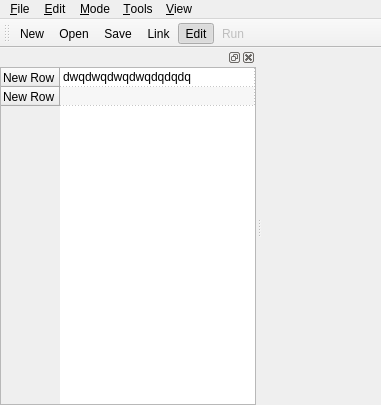
<?xml version="1.0" encoding="UTF-8"?>
<ui version="4.0">
 <class>GeddeiNiteBase</class>
 <widget class="QMainWindow" name="GeddeiNiteBase">
  <property name="geometry">
   <rect>
    <x>0</x>
    <y>0</y>
    <width>381</width>
    <height>405</height>
   </rect>
  </property>
  <property name="windowTitle">
   <string>Geddei Nite</string>
  </property>
  <widget class="QWidget" name="widget">
   <layout class="QGridLayout">
    <property name="margin">
     <number>0</number>
    </property>
    <item row="0" column="0">
     <widget class="BobsView" name="theView" native="true">
      <property name="acceptDrops">
       <bool>true</bool>
      </property>
     </widget>
    </item>
   </layout>
  </widget>
  <widget class="QMenuBar" name="MenuBar">
   <property name="geometry">
    <rect>
     <x>0</x>
     <y>0</y>
     <width>381</width>
     <height>23</height>
    </rect>
   </property>
   <widget class="QMenu" name="fileMenu">
    <property name="title">
     <string>&amp;File</string>
    </property>
    <addaction name="fileNew"/>
    <addaction name="fileOpen"/>
    <addaction name="fileSave"/>
    <addaction name="fileSaveAs"/>
    <addaction name="separator"/>
    <addaction name="filePrint"/>
    <addaction name="separator"/>
    <addaction name="fileExit"/>
   </widget>
   <widget class="QMenu" name="editMenu">
    <property name="title">
     <string>&amp;Edit</string>
    </property>
    <addaction name="editUndo"/>
    <addaction name="editRedo"/>
    <addaction name="separator"/>
    <addaction name="editCut"/>
    <addaction name="editCopy"/>
    <addaction name="editPaste"/>
    <addaction name="editRemove"/>
    <addaction name="separator"/>
    <addaction name="editFind"/>
    <addaction name="separator"/>
    <addaction name="editPreferences"/>
   </widget>
   <widget class="QMenu" name="modeMenu">
    <property name="title">
     <string>&amp;Mode</string>
    </property>
    <addaction name="modeStop"/>
    <addaction name="modeMakeLink"/>
    <addaction name="modeRun"/>
    <addaction name="modeDistribute"/>
    <addaction name="separator"/>
    <addaction name="modeTest"/>
    <addaction name="modeTestRun"/>
   </widget>
   <widget class="QMenu" name="toolsMenu">
    <property name="title">
     <string>&amp;Tools</string>
    </property>
    <addaction name="toolsDeployPlayer"/>
   </widget>
   <widget class="QMenu" name="viewMenu">
    <property name="title">
     <string>&amp;View</string>
    </property>
    <addaction name="viewSnapToGrid"/>
   </widget>
   <addaction name="fileMenu"/>
   <addaction name="editMenu"/>
   <addaction name="modeMenu"/>
   <addaction name="toolsMenu"/>
   <addaction name="viewMenu"/>
  </widget>
  <widget class="QToolBar" name="toolBar">
   <property name="windowTitle">
    <string>toolBar</string>
   </property>
   <property name="toolButtonStyle">
    <enum>Qt::ToolButtonTextOnly</enum>
   </property>
   <attribute name="toolBarArea">
    <enum>TopToolBarArea</enum>
   </attribute>
   <attribute name="toolBarBreak">
    <bool>false</bool>
   </attribute>
   <addaction name="fileNew"/>
   <addaction name="fileOpen"/>
   <addaction name="fileSave"/>
   <addaction name="modeMakeLink"/>
   <addaction name="modeStop"/>
   <addaction name="modeRun"/>
  </widget>
  <widget class="QDockWidget" name="theDockProperties">
   <attribute name="dockWidgetArea">
    <number>1</number>
   </attribute>
   <widget class="QWidget" name="dockWidgetContents">
    <layout class="QHBoxLayout" name="horizontalLayout">
     <property name="margin">
      <number>0</number>
     </property>
     <item>
      <widget class="QTableWidget" name="theProperties">
       <property name="alternatingRowColors">
        <bool>true</bool>
       </property>
       <property name="gridStyle">
        <enum>Qt::DotLine</enum>
       </property>
       <property name="cornerButtonEnabled">
        <bool>false</bool>
       </property>
       <property name="rowCount">
        <number>2</number>
       </property>
       <property name="columnCount">
        <number>1</number>
       </property>
       <attribute name="horizontalHeaderVisible">
        <bool>false</bool>
       </attribute>
       <attribute name="horizontalHeaderDefaultSectionSize">
        <number>100</number>
       </attribute>
       <attribute name="horizontalHeaderMinimumSectionSize">
        <number>100</number>
       </attribute>
       <attribute name="horizontalHeaderStretchLastSection">
        <bool>true</bool>
       </attribute>
       <attribute name="verticalHeaderDefaultSectionSize">
        <number>19</number>
       </attribute>
       <attribute name="verticalHeaderMinimumSectionSize">
        <number>19</number>
       </attribute>
       <attribute name="horizontalHeaderStretchLastSection">
        <bool>true</bool>
       </attribute>
       <attribute name="horizontalHeaderVisible">
        <bool>false</bool>
       </attribute>
       <attribute name="horizontalHeaderMinimumSectionSize">
        <number>100</number>
       </attribute>
       <attribute name="horizontalHeaderDefaultSectionSize">
        <number>100</number>
       </attribute>
       <row>
        <property name="text">
         <string>New Row</string>
        </property>
       </row>
       <row>
        <property name="text">
         <string>New Row</string>
        </property>
       </row>
       <column>
        <property name="text">
         <string>New Column</string>
        </property>
       </column>
       <item row="0" column="0">
        <property name="text">
         <string>dwqdwqdwqdwqdqdqdq</string>
        </property>
       </item>
      </widget>
     </item>
    </layout>
   </widget>
  </widget>
  <action name="fileNew">
   <property name="icon">
    <iconset>
     <normaloff>image1</normaloff>image1</iconset>
   </property>
   <property name="text">
    <string>&amp;New</string>
   </property>
   <property name="iconText">
    <string>New</string>
   </property>
   <property name="shortcut">
    <string>Ctrl+N</string>
   </property>
   <property name="name" stdset="0">
    <cstring>fileNewAction</cstring>
   </property>
  </action>
  <action name="fileOpen">
   <property name="icon">
    <iconset>
     <normaloff>image2</normaloff>image2</iconset>
   </property>
   <property name="text">
    <string>&amp;Open...</string>
   </property>
   <property name="iconText">
    <string>Open</string>
   </property>
   <property name="shortcut">
    <string>Ctrl+O</string>
   </property>
   <property name="name" stdset="0">
    <cstring>fileOpenAction</cstring>
   </property>
  </action>
  <action name="fileSave">
   <property name="icon">
    <iconset>
     <normaloff>image3</normaloff>image3</iconset>
   </property>
   <property name="text">
    <string>&amp;Save</string>
   </property>
   <property name="iconText">
    <string>Save</string>
   </property>
   <property name="shortcut">
    <string>Ctrl+S</string>
   </property>
   <property name="name" stdset="0">
    <cstring>fileSaveAction</cstring>
   </property>
  </action>
  <action name="fileSaveAs">
   <property name="icon">
    <iconset>
     <normaloff>image4</normaloff>image4</iconset>
   </property>
   <property name="text">
    <string>Save &amp;As...</string>
   </property>
   <property name="iconText">
    <string>Save &amp;As...</string>
   </property>
   <property name="shortcut">
    <string/>
   </property>
   <property name="name" stdset="0">
    <cstring>fileSaveAsAction</cstring>
   </property>
  </action>
  <action name="filePrint">
   <property name="icon">
    <iconset>
     <normaloff>image5</normaloff>image5</iconset>
   </property>
   <property name="text">
    <string>&amp;Print...</string>
   </property>
   <property name="iconText">
    <string>Print</string>
   </property>
   <property name="shortcut">
    <string>Ctrl+P</string>
   </property>
   <property name="name" stdset="0">
    <cstring>filePrintAction</cstring>
   </property>
  </action>
  <action name="fileExit">
   <property name="icon">
    <iconset>
     <normaloff>image6</normaloff>image6</iconset>
   </property>
   <property name="text">
    <string>E&amp;xit</string>
   </property>
   <property name="iconText">
    <string>E&amp;xit</string>
   </property>
   <property name="shortcut">
    <string>Ctrl+Q</string>
   </property>
   <property name="name" stdset="0">
    <cstring>fileExitAction</cstring>
   </property>
  </action>
  <action name="editUndo">
   <property name="icon">
    <iconset>
     <normaloff>image7</normaloff>image7</iconset>
   </property>
   <property name="text">
    <string>&amp;Undo</string>
   </property>
   <property name="iconText">
    <string>Undo</string>
   </property>
   <property name="shortcut">
    <string>Ctrl+Z</string>
   </property>
   <property name="name" stdset="0">
    <cstring>editUndoAction</cstring>
   </property>
  </action>
  <action name="editRedo">
   <property name="icon">
    <iconset>
     <normaloff>image8</normaloff>image8</iconset>
   </property>
   <property name="text">
    <string>&amp;Redo</string>
   </property>
   <property name="iconText">
    <string>Redo</string>
   </property>
   <property name="shortcut">
    <string>Ctrl+Y</string>
   </property>
   <property name="name" stdset="0">
    <cstring>editRedoAction</cstring>
   </property>
  </action>
  <action name="editCut">
   <property name="icon">
    <iconset>
     <normaloff>image9</normaloff>image9</iconset>
   </property>
   <property name="text">
    <string>&amp;Cut</string>
   </property>
   <property name="iconText">
    <string>Cut</string>
   </property>
   <property name="shortcut">
    <string>Ctrl+X</string>
   </property>
   <property name="name" stdset="0">
    <cstring>editCutAction</cstring>
   </property>
  </action>
  <action name="editCopy">
   <property name="icon">
    <iconset>
     <normaloff>image10</normaloff>image10</iconset>
   </property>
   <property name="text">
    <string>C&amp;opy</string>
   </property>
   <property name="iconText">
    <string>Copy</string>
   </property>
   <property name="shortcut">
    <string>Ctrl+C</string>
   </property>
   <property name="name" stdset="0">
    <cstring>editCopyAction</cstring>
   </property>
  </action>
  <action name="editPaste">
   <property name="icon">
    <iconset>
     <normaloff>image11</normaloff>image11</iconset>
   </property>
   <property name="text">
    <string>&amp;Paste</string>
   </property>
   <property name="iconText">
    <string>Paste</string>
   </property>
   <property name="shortcut">
    <string>Ctrl+V</string>
   </property>
   <property name="name" stdset="0">
    <cstring>editPasteAction</cstring>
   </property>
  </action>
  <action name="editFind">
   <property name="icon">
    <iconset>
     <normaloff>image12</normaloff>image12</iconset>
   </property>
   <property name="text">
    <string>&amp;Find...</string>
   </property>
   <property name="iconText">
    <string>Find</string>
   </property>
   <property name="shortcut">
    <string>Ctrl+F</string>
   </property>
   <property name="name" stdset="0">
    <cstring>editFindAction</cstring>
   </property>
  </action>
  <action name="viewSnapToGrid">
   <property name="checkable">
    <bool>true</bool>
   </property>
   <property name="checked">
    <bool>true</bool>
   </property>
   <property name="icon">
    <iconset>
     <normaloff>image17</normaloff>image17</iconset>
   </property>
   <property name="text">
    <string>&amp;Snap To Grid</string>
   </property>
   <property name="iconText">
    <string>Snap To Grid</string>
   </property>
   <property name="name" stdset="0">
    <cstring>viewSnapToGridAction</cstring>
   </property>
  </action>
  <action name="editRemove">
   <property name="icon">
    <iconset>
     <normaloff>image18</normaloff>image18</iconset>
   </property>
   <property name="text">
    <string>R&amp;emove</string>
   </property>
   <property name="iconText">
    <string>Remove</string>
   </property>
   <property name="shortcut">
    <string>Del</string>
   </property>
   <property name="name" stdset="0">
    <cstring>editRemoveAction</cstring>
   </property>
  </action>
  <action name="toolsDeployPlayer">
   <property name="icon">
    <iconset>
     <normaloff>image19</normaloff>image19</iconset>
   </property>
   <property name="text">
    <string>&amp;Deply File Player</string>
   </property>
   <property name="iconText">
    <string>Deply File Player</string>
   </property>
   <property name="name" stdset="0">
    <cstring></cstring>
   </property>
  </action>
  <action name="modeTest">
   <property name="icon">
    <iconset>
     <normaloff>image20</normaloff>image20</iconset>
   </property>
   <property name="text">
    <string>&amp;Test</string>
   </property>
   <property name="iconText">
    <string>Test</string>
   </property>
   <property name="shortcut">
    <string>F4</string>
   </property>
   <property name="name" stdset="0">
    <cstring>modeTestAction</cstring>
   </property>
  </action>
  <action name="modeTestRun">
   <property name="enabled">
    <bool>false</bool>
   </property>
   <property name="icon">
    <iconset>
     <normaloff>image15</normaloff>image15</iconset>
   </property>
   <property name="text">
    <string>T&amp;est &amp;&amp; Run</string>
   </property>
   <property name="iconText">
    <string>Test &amp; Run</string>
   </property>
   <property name="shortcut">
    <string>F5</string>
   </property>
   <property name="name" stdset="0">
    <cstring>modeTestRunAction</cstring>
   </property>
  </action>
  <action name="editPreferences">
   <property name="icon">
    <iconset>
     <normaloff>image21</normaloff>image21</iconset>
   </property>
   <property name="text">
    <string>&amp;Preferences</string>
   </property>
   <property name="iconText">
    <string>Preferences</string>
   </property>
   <property name="name" stdset="0">
    <cstring>editPreferencesAction</cstring>
   </property>
  </action>
  <actiongroup name="modeActionGroup">
   <action name="modeStop">
    <property name="checkable">
     <bool>true</bool>
    </property>
    <property name="checked">
     <bool>true</bool>
    </property>
    <property name="icon">
     <iconset>
      <normaloff>image13</normaloff>image13</iconset>
    </property>
    <property name="text">
     <string>&amp;Edit</string>
    </property>
    <property name="iconText">
     <string>Edit</string>
    </property>
    <property name="shortcut">
     <string>Esc</string>
    </property>
    <property name="name" stdset="0">
     <cstring></cstring>
    </property>
   </action>
   <action name="modeDistribute">
    <property name="checkable">
     <bool>true</bool>
    </property>
    <property name="enabled">
     <bool>false</bool>
    </property>
    <property name="icon">
     <iconset>
      <normaloff>image14</normaloff>image14</iconset>
    </property>
    <property name="text">
     <string>&amp;Distribute</string>
    </property>
    <property name="iconText">
     <string>&amp;Distribute</string>
    </property>
    <property name="shortcut">
     <string>Shift+F9</string>
    </property>
    <property name="name" stdset="0">
     <cstring>modeDistributeAction</cstring>
    </property>
   </action>
   <action name="modeRun">
    <property name="checkable">
     <bool>true</bool>
    </property>
    <property name="enabled">
     <bool>false</bool>
    </property>
    <property name="icon">
     <iconset>
      <normaloff>image15</normaloff>image15</iconset>
    </property>
    <property name="text">
     <string>&amp;Run</string>
    </property>
    <property name="iconText">
     <string>Run</string>
    </property>
    <property name="shortcut">
     <string>F9</string>
    </property>
    <property name="name" stdset="0">
     <cstring>modeRunAction</cstring>
    </property>
   </action>
   <action name="modeMakeLink">
    <property name="checkable">
     <bool>true</bool>
    </property>
    <property name="icon">
     <iconset>
      <normaloff>image16</normaloff>image16</iconset>
    </property>
    <property name="text">
     <string>&amp;Make Link</string>
    </property>
    <property name="iconText">
     <string>Link</string>
    </property>
    <property name="shortcut">
     <string>L</string>
    </property>
    <property name="name" stdset="0">
     <cstring>modeMakeLinkAction</cstring>
    </property>
   </action>
   <property name="name" stdset="0">
    <cstring>modeActionGroup</cstring>
   </property>
  </actiongroup>
 </widget>
 <layoutdefault spacing="6" margin="11"/>
 <customwidgets>
  <customwidget>
   <class>BobsView</class>
   <extends>QWidget</extends>
   <header>bobsview.h</header>
  </customwidget>
 </customwidgets>
 <includes>
  <include location="local">bobsview.h</include>
 </includes>
 <resources/>
 <connections>
  <connection>
   <sender>viewSnapToGrid</sender>
   <signal>toggled(bool)</signal>
   <receiver>theView</receiver>
   <slot>setSnapToGrid(bool)</slot>
   <hints>
    <hint type="sourcelabel">
     <x>-1</x>
     <y>-1</y>
    </hint>
    <hint type="destinationlabel">
     <x>20</x>
     <y>70</y>
    </hint>
   </hints>
  </connection>
 </connections>
</ui>
